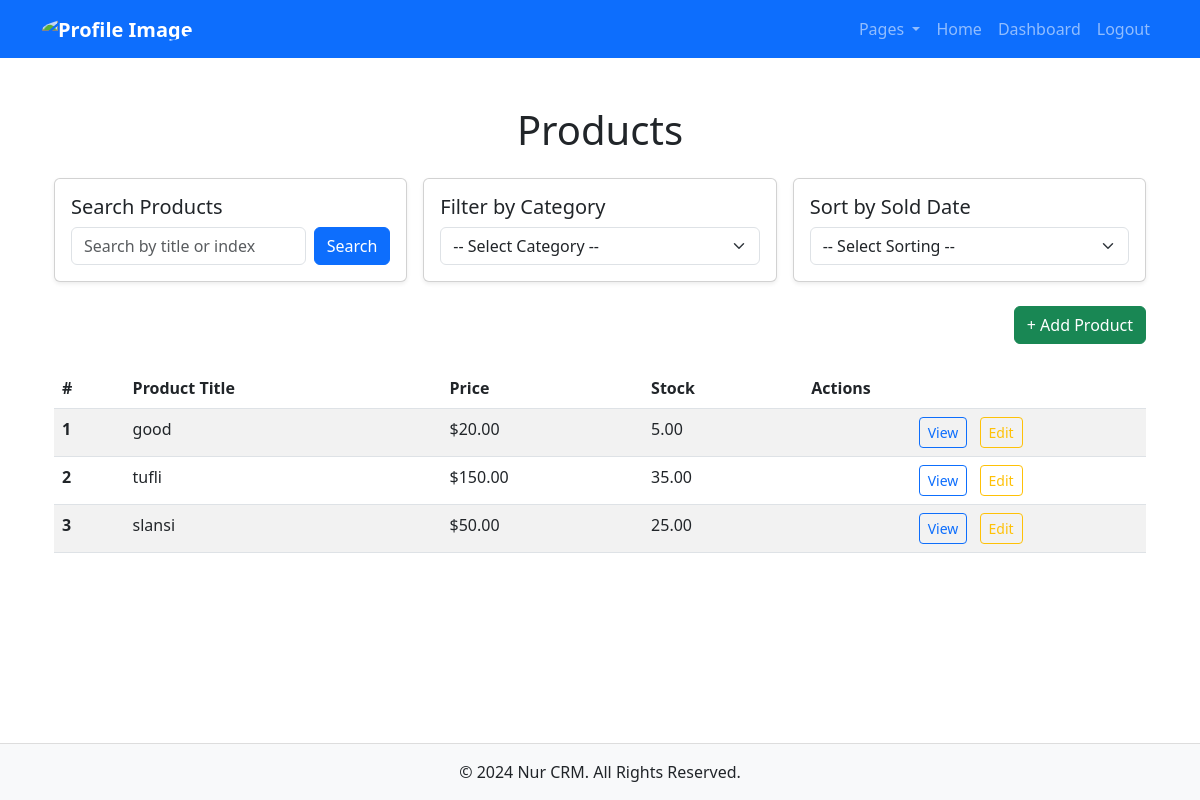
Screenshot of /nur/products/ (signed in) with the database file from the repository.
### Nur/models.py (models this page shows, shortened)
class Product(models.Model):
    user = models.ForeignKey("Nur.CustomUser", on_delete=models.CASCADE)
    category = models.ForeignKey("Nur.Category", on_delete=models.CASCADE, related_name="products")
    title = models.CharField(max_length=50, null=True, blank=True)
    index = models.CharField(max_length=50, unique=True, db_index=True, help_text="Unique identifier for the product")
    colour = models.ForeignKey("Nur.Colour", on_delete=models.CASCADE, related_name="products")
    price = models.DecimalField(max_digits=15, decimal_places=2, help_text="Current product price")
    cost_price = models.DecimalField(max_digits=15, decimal_places=2, help_text="Product cost price")  # Add this field
    up_to = models.DecimalField(max_digits=15, decimal_places=2, validators=[MinValueValidator(0)], help_text="Maximum quantity available")
    sold = models.DecimalField(max_digits=15, decimal_places=2, validators=[MinValueValidator(0)], help_text="Total quantity sold")
    created_at = models.DateTimeField(auto_now_add=True)
    updated_at = models.DateTimeField(auto_now=True)
    is_active = models.BooleanField(default=True)

### Nur/views.py (the view)
# urls.py: path('products/', ProductListView.as_view(), name='product-list'),
class ProductListView(generic.ListView):
    model = Product
    template_name = 'products/products.html'
    context_object_name = 'products'
    def get_queryset(self):
        queryset = Product.objects.filter(user=self.request.user, is_active=True)
        search_query = self.request.GET.get('q', '')
        if search_query:
            queryset = queryset.filter(
                Q(title__icontains=search_query) | Q(index__icontains=search_query)
            )
        category_id = self.request.GET.get('category')
        if category_id:
            queryset = queryset.filter(category__id=category_id)
        sort_by_date = self.request.GET.get('sort_by_date', '')
        if sort_by_date == 'asc':
            queryset = queryset.order_by('sold')
        elif sort_by_date == 'desc':
            queryset = queryset.order_by('-sold')
        return queryset
    def get_context_data(self, **kwargs):
        context = super().get_context_data(**kwargs)
        context['categories'] = Category.objects.all()
        return context

### templates/products/products.html (shortened to what this page needs)
{% extends "main/base.html" %}
{% block content %}
<div class="container my-4">
    <h1 class="mb-4 text-center">Products</h1>
    <div class="row g-3 mb-4">
        <div class="col-md-4">
            <div class="card shadow-sm">
                <div class="card-body">
                    <h5 class="card-title">Search Products</h5>
                    <form method="GET" action="" class="d-flex">
                        <input type="text" class="form-control me-2" name="q" value="{{ request.GET.q }}" placeholder="Search by title or index">
                        <button class="btn btn-primary" type="submit">Search</button>
                    </form>
                </div>
            </div>
        </div>
        <div class="col-md-4">
            <div class="card shadow-sm">
                <div class="card-body">
                    <h5 class="card-title">Filter by Category</h5>
                    <form method="GET" action="">
                        <select name="category" id="category" class="form-select" onchange="this.form.submit()">
                            <option value="">-- Select Category --</option>
                        </select>
                    </form>
                </div>
            </div>
        </div>
        <div class="col-md-4">
            <div class="card shadow-sm">
                <div class="card-body">
                    <h5 class="card-title">Sort by Sold Date</h5>
                    <form method="GET" action="">
                        <select name="sort_by_date" id="sort_by_date" class="form-select" onchange="this.form.submit()">
                            <option value="">-- Select Sorting --</option>
                        </select>
                    </form>
                </div>
            </div>
        </div>
    </div>
    <div class="text-end mb-4">
        <a href="{% url 'product-create' %}" class="btn btn-success">+ Add Product</a>
    </div>
    <div class="table-responsive">
        <table class="table table-striped table-hover">
            <thead>
                <tr>
                    <th scope="col">#</th>
                    <th scope="col">Product Title</th>
                    <th scope="col">Price</th>
                    <th scope="col">Stock</th>
                    <th scope="col">Actions</th>
                </tr>
            </thead>
            <tbody>
                {% for product in products %}
                    <tr>
                        <th scope="row">{{ forloop.counter }}</th>
                        <td>
                            <a href="{% url 'product-detail' product.id %}" class="text-decoration-none text-dark">
                                {{ product.title }}
                            </a>
                        </td>
                        <td>${{ product.price }}</td>
                        <td>{{ product.up_to }}</td>
                        <td class="text-center">
                            <a href="{% url 'product-detail' product.id %}" class="btn btn-outline-primary btn-sm me-2">View</a>
                            <a href="#" class="btn btn-outline-warning btn-sm me-2">Edit</a>
                        </td>
                    </tr>
                {% empty %}
                    <tr>
                        <td colspan="5" class="text-center text-muted">No products available.</td>
                    </tr>
                {% endfor %}
            </tbody>
        </table>
    </div>
</div>
{% endblock %}

### templates/main/base.html (style rules this page uses)
body { min-height: 100vh; display: flex; flex-direction: column; }

### rows the page displays
Product: title "good", price "20.00", up_to "5.00"
Product: title "tufli", price "150.00", up_to "35.00"
Product: title "slansi", price "50.00", up_to "25.00"
